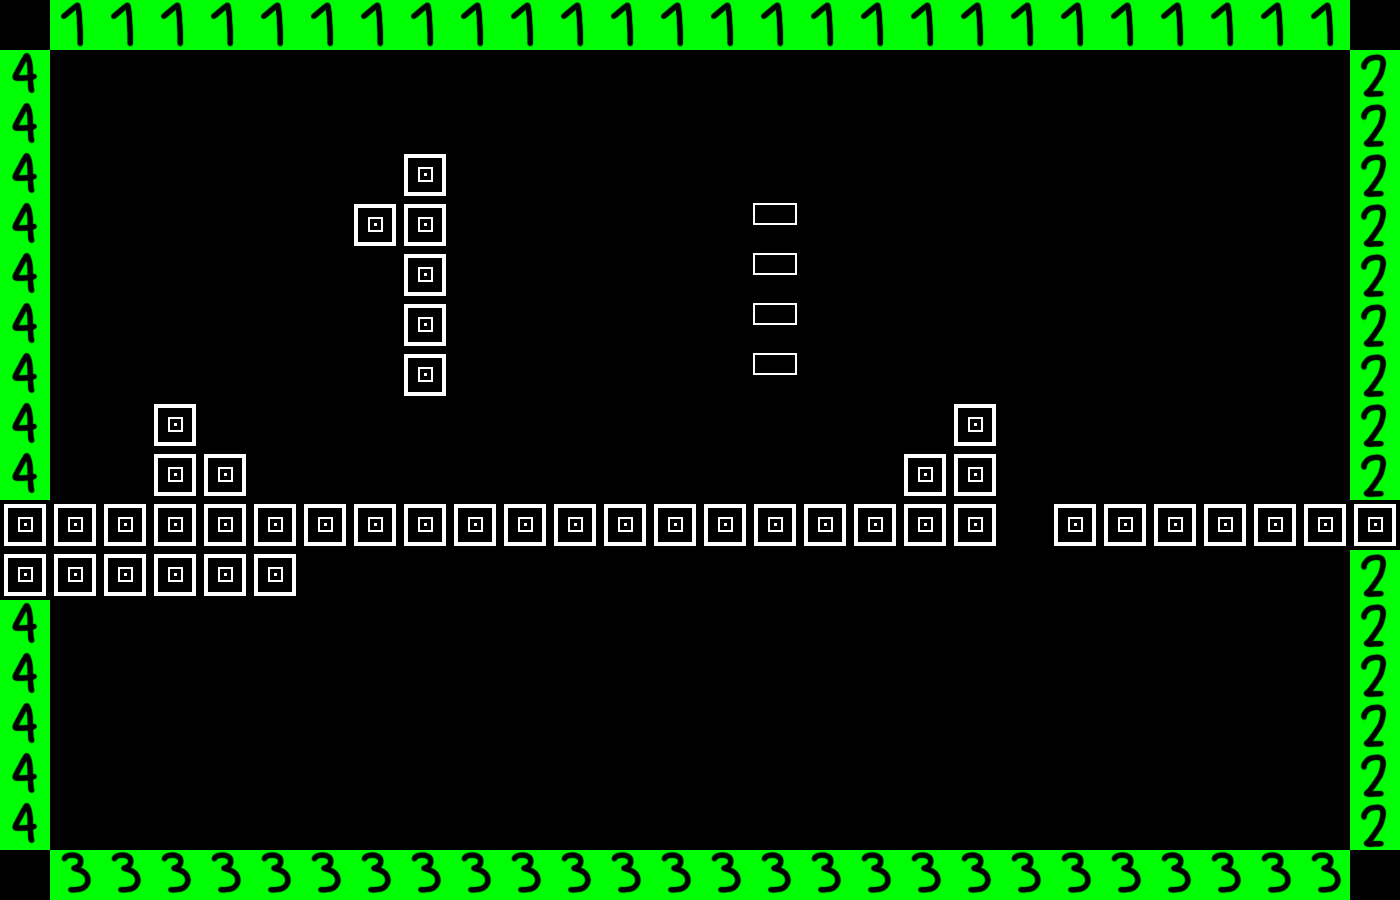

This game map was drawn from its Tiled (.tmx) file and the tilesets committed beside it. A one-line description and the full map source follow:
An orthogonal 28x18 tile map with 50x50 px tiles, 1 tile layer (tiles) and 2 objects.

<map version="1.10" tiledversion="1.11.2" orientation="orthogonal" renderorder="right-down" width="28" height="18" tilewidth="50" tileheight="50" infinite="0" nextlayerid="4" nextobjectid="111">
 <tileset firstgid="1" source="devmapMID.tsx" />
 <layer id="1" name="tiles" width="28" height="18">
  <data encoding="csv">
0,25,25,25,25,25,25,25,25,25,25,25,25,25,25,25,25,25,25,25,25,25,25,25,25,25,25,0,
28,0,0,0,0,0,0,0,0,0,0,0,0,0,0,0,0,0,0,0,0,0,0,0,0,0,0,26,
28,0,0,0,0,0,0,0,0,0,0,0,0,0,0,0,0,0,0,0,0,0,0,0,0,0,0,26,
28,0,0,0,0,0,0,0,5,0,0,0,0,0,0,0,0,0,0,0,0,0,0,0,0,0,0,26,
28,0,0,0,0,0,0,5,5,0,0,0,0,0,0,8,0,0,0,0,0,0,0,0,0,0,0,26,
28,0,0,0,0,0,0,0,5,0,0,0,0,0,0,8,0,0,0,0,0,0,0,0,0,0,0,26,
28,0,0,0,0,0,0,0,5,0,0,0,0,0,0,8,0,0,0,0,0,0,0,0,0,0,0,26,
28,0,0,0,0,0,0,0,5,0,0,0,0,0,0,8,0,0,0,0,0,0,0,0,0,0,0,26,
28,0,0,5,0,0,0,0,0,0,0,0,0,0,0,0,0,0,0,5,0,0,0,0,0,0,0,26,
28,0,0,5,5,0,0,0,0,0,0,0,0,0,0,0,0,0,5,5,0,0,0,0,0,0,0,26,
5,5,5,5,5,5,5,5,5,5,5,5,5,5,5,5,5,5,5,5,0,5,5,5,5,5,5,5,
5,5,5,5,5,5,0,0,0,0,0,0,0,0,0,0,0,0,0,0,0,0,0,0,0,0,0,26,
28,0,0,0,0,0,0,0,0,0,0,0,0,0,0,0,0,0,0,0,0,0,0,0,0,0,0,26,
28,0,0,0,0,0,0,0,0,0,0,0,0,0,0,0,0,0,0,0,0,0,0,0,0,0,0,26,
28,0,0,0,0,0,0,0,0,0,0,0,0,0,0,0,0,0,0,0,0,0,0,0,0,0,0,26,
28,0,0,0,0,0,0,0,0,0,0,0,0,0,0,0,0,0,0,0,0,0,0,0,0,0,0,26,
28,0,0,0,0,0,0,0,0,0,0,0,0,0,0,0,0,0,0,0,0,0,0,0,0,0,0,26,
0,27,27,27,27,27,27,27,27,27,27,27,27,27,27,27,27,27,27,27,27,27,27,27,27,27,27,0
</data>
 </layer>
 <objectgroup id="2" name="spike-normal">
  <object id="104" gid="17" x="850" y="500" width="50" height="50" />
  <object id="105" gid="17" x="900" y="450" width="50" height="50" />
 </objectgroup>
</map>
